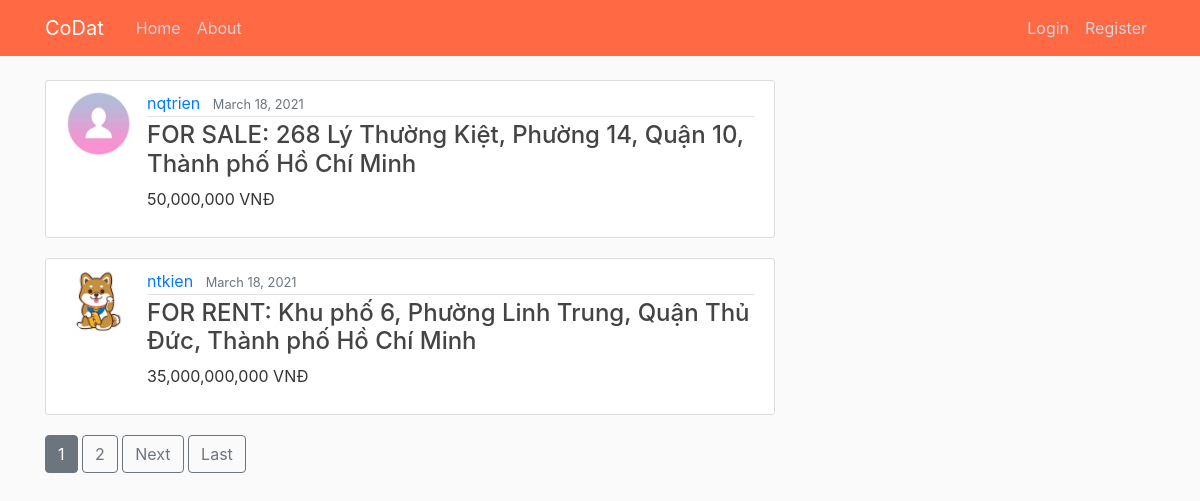
The app's page /, older data.
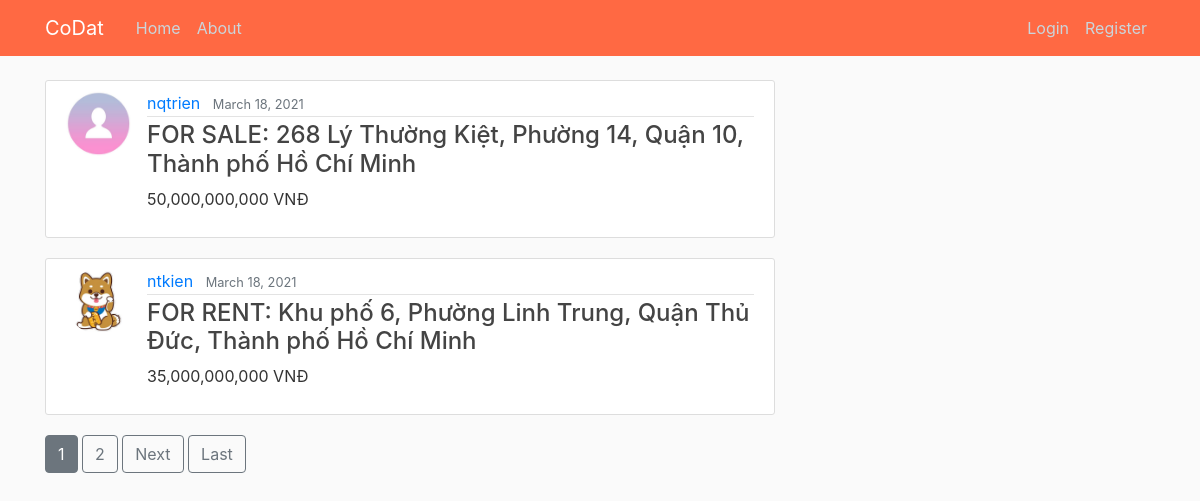
The same page, newer data.
### HomePage/models.py (models this page shows, shortened)
class Post(models.Model):
    status = models.CharField(max_length=10, choices=STATUS)
    price = models.CharField(max_length=20)
    address = models.CharField(max_length=100)
    description = models.TextField()
    date_posted = models.DateTimeField(default=timezone.now)
    author = models.ForeignKey(User, on_delete=models.CASCADE)
    likes = models.ManyToManyField(User, related_name="blog_posts")

### users/models.py (models this page shows, shortened)
class Profile(models.Model):
	user = models.OneToOneField(User, on_delete=models.CASCADE)
	image = models.ImageField(default='default.jpg', upload_to='profile_pics')
	phone_number = models.CharField(max_length=12)
	bank = models.CharField(max_length=30)
	bank_number = models.CharField(max_length=20)

### HomePage/views.py (the view)
# urls.py: path('', PostListView.as_view(), name='home-page'),
class PostListView(ListView):
    model = Post
    template_name = 'HomePage/home.html' # <app>/<model>_<viewtype>.html
    context_object_name = 'posts'
    ordering = ['-date_posted']
    paginate_by = 2

### HomePage/templates/HomePage/home.html (shortened to what this page needs)
{% extends "HomePage/base.html" %}
{% block content %}
    {% for post in posts %}
        <article class="media content-section">
            <img class="rounded-circle article-img" src="{{ post.author.profile.image.url }}">
            <div class="media-body">
                <div class="article-metadata">
                    <a class="mr-2" href="{% url 'user-posts' post.author.username %}">{{ post.author }}</a>
                    <small class="text-muted">{{ post.date_posted|date:"F d, Y" }}</small>
                </div>
                <h4><a class="article-address" href="{% url 'post-detail' post.id %}">
                    {{ post.status }}: {{ post.address }}
                </a></h4>
                <p>{{ post.price }}</p>
            </div>
        </article>
    {% endfor %}
    {% if is_paginated %}
        {% for num in page_obj.paginator.page_range %}
            {% if page_obj.number == num %}
                <a class="btn btn-secondary mb-4" href="?page={{ num }}">{{ num }}</a>
            {% elif num > page_obj.number|add:'-3' and num < page_obj.number|add:'3' %}
                <a class="btn btn-outline-secondary mb-4" href="?page={{ num }}">{{ num }}</a>
            {% endif %}
        {% endfor %}
        {% if page_obj.has_next %}
            <a class="btn btn-outline-secondary mb-4" href="?page={{ page_obj.next_page_number}}">Next</a>
            <a class="btn btn-outline-secondary mb-4" href="?page={{ page_obj.paginator.num_pages }}">Last</a>
        {% endif %}
    {% endif %}
{% endblock content %}

Row changes from the older to the newer data that the page shows:
changed Post "FOR SALE": price "50,000,000 VNĐ" → "50,000,000,000 VNĐ"
